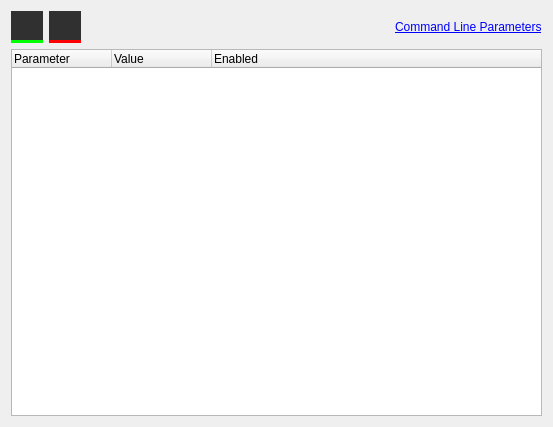
<?xml version="1.0" encoding="UTF-8"?>
<ui version="4.0">
 <class>AdditionalParametersDialog</class>
 <widget class="QDialog" name="AdditionalParametersDialog">
  <property name="geometry">
   <rect>
    <x>0</x>
    <y>0</y>
    <width>553</width>
    <height>427</height>
   </rect>
  </property>
  <property name="windowTitle">
   <string>Dialog</string>
  </property>
  <layout class="QVBoxLayout" name="verticalLayout">
   <item>
    <layout class="QHBoxLayout" name="horizontalLayout">
     <item>
      <widget class="QPushButton" name="btnAddParameter">
       <property name="minimumSize">
        <size>
         <width>32</width>
         <height>32</height>
        </size>
       </property>
       <property name="maximumSize">
        <size>
         <width>32</width>
         <height>32</height>
        </size>
       </property>
       <property name="styleSheet">
        <string notr="true">QPushButton {
	border: none;
	border-bottom: 3px solid #00ff00;
	background-color: #303030;
}

QPushButton::hover {
	background-color: #00c200;
}
QPushButton::pressed {
	background-color: #00b300;
}</string>
       </property>
       <property name="text">
        <string/>
       </property>
       <property name="icon">
        <iconset theme="QIcon::ThemeIcon::ListAdd"/>
       </property>
       <property name="iconSize">
        <size>
         <width>16</width>
         <height>16</height>
        </size>
       </property>
      </widget>
     </item>
     <item>
      <widget class="QPushButton" name="btnRemoveParameter">
       <property name="minimumSize">
        <size>
         <width>32</width>
         <height>32</height>
        </size>
       </property>
       <property name="maximumSize">
        <size>
         <width>32</width>
         <height>32</height>
        </size>
       </property>
       <property name="styleSheet">
        <string notr="true">QPushButton {
	border: none;
	border-bottom: 3px solid #ff0000;
	background-color: #303030;
}

QPushButton::hover {
	background-color: #c20000;
}
QPushButton::pressed {
	background-color: #b30000;
}</string>
       </property>
       <property name="text">
        <string/>
       </property>
       <property name="icon">
        <iconset theme="QIcon::ThemeIcon::ListRemove"/>
       </property>
       <property name="iconSize">
        <size>
         <width>16</width>
         <height>16</height>
        </size>
       </property>
      </widget>
     </item>
     <item>
      <spacer name="horizontalSpacer">
       <property name="orientation">
        <enum>Qt::Orientation::Horizontal</enum>
       </property>
       <property name="sizeHint" stdset="0">
        <size>
         <width>40</width>
         <height>20</height>
        </size>
       </property>
      </spacer>
     </item>
     <item>
      <widget class="QLabel" name="label">
       <property name="palette">
        <palette>
         <active>
          <colorrole role="WindowText">
           <brush brushstyle="SolidPattern">
            <color alpha="255">
             <red>255</red>
             <green>255</green>
             <blue>255</blue>
            </color>
           </brush>
          </colorrole>
          <colorrole role="Button">
           <brush brushstyle="SolidPattern">
            <color alpha="255">
             <red>207</red>
             <green>106</green>
             <blue>50</blue>
            </color>
           </brush>
          </colorrole>
          <colorrole role="Dark">
           <brush brushstyle="SolidPattern">
            <color alpha="255">
             <red>92</red>
             <green>92</green>
             <blue>92</blue>
            </color>
           </brush>
          </colorrole>
          <colorrole role="Mid">
           <brush brushstyle="SolidPattern">
            <color alpha="255">
             <red>127</red>
             <green>127</green>
             <blue>127</blue>
            </color>
           </brush>
          </colorrole>
          <colorrole role="Base">
           <brush brushstyle="SolidPattern">
            <color alpha="255">
             <red>30</red>
             <green>30</green>
             <blue>30</blue>
            </color>
           </brush>
          </colorrole>
          <colorrole role="Window">
           <brush brushstyle="SolidPattern">
            <color alpha="255">
             <red>18</red>
             <green>18</green>
             <blue>18</blue>
            </color>
           </brush>
          </colorrole>
          <colorrole role="Highlight">
           <brush brushstyle="SolidPattern">
            <color alpha="255">
             <red>207</red>
             <green>106</green>
             <blue>50</blue>
            </color>
           </brush>
          </colorrole>
          <colorrole role="Link">
           <brush brushstyle="SolidPattern">
            <color alpha="255">
             <red>207</red>
             <green>106</green>
             <blue>50</blue>
            </color>
           </brush>
          </colorrole>
          <colorrole role="LinkVisited">
           <brush brushstyle="SolidPattern">
            <color alpha="255">
             <red>255</red>
             <green>158</green>
             <blue>105</blue>
            </color>
           </brush>
          </colorrole>
          <colorrole role="AlternateBase">
           <brush brushstyle="SolidPattern">
            <color alpha="255">
             <red>45</red>
             <green>45</green>
             <blue>45</blue>
            </color>
           </brush>
          </colorrole>
          <colorrole role="ToolTipBase">
           <brush brushstyle="SolidPattern">
            <color alpha="255">
             <red>97</red>
             <green>97</green>
             <blue>97</blue>
            </color>
           </brush>
          </colorrole>
         </active>
         <inactive>
          <colorrole role="WindowText">
           <brush brushstyle="SolidPattern">
            <color alpha="255">
             <red>255</red>
             <green>255</green>
             <blue>255</blue>
            </color>
           </brush>
          </colorrole>
          <colorrole role="Button">
           <brush brushstyle="SolidPattern">
            <color alpha="255">
             <red>207</red>
             <green>106</green>
             <blue>50</blue>
            </color>
           </brush>
          </colorrole>
          <colorrole role="Dark">
           <brush brushstyle="SolidPattern">
            <color alpha="255">
             <red>92</red>
             <green>92</green>
             <blue>92</blue>
            </color>
           </brush>
          </colorrole>
          <colorrole role="Mid">
           <brush brushstyle="SolidPattern">
            <color alpha="255">
             <red>127</red>
             <green>127</green>
             <blue>127</blue>
            </color>
           </brush>
          </colorrole>
          <colorrole role="Base">
           <brush brushstyle="SolidPattern">
            <color alpha="255">
             <red>30</red>
             <green>30</green>
             <blue>30</blue>
            </color>
           </brush>
          </colorrole>
          <colorrole role="Window">
           <brush brushstyle="SolidPattern">
            <color alpha="255">
             <red>18</red>
             <green>18</green>
             <blue>18</blue>
            </color>
           </brush>
          </colorrole>
          <colorrole role="Highlight">
           <brush brushstyle="SolidPattern">
            <color alpha="255">
             <red>207</red>
             <green>106</green>
             <blue>50</blue>
            </color>
           </brush>
          </colorrole>
          <colorrole role="Link">
           <brush brushstyle="SolidPattern">
            <color alpha="255">
             <red>207</red>
             <green>106</green>
             <blue>50</blue>
            </color>
           </brush>
          </colorrole>
          <colorrole role="LinkVisited">
           <brush brushstyle="SolidPattern">
            <color alpha="255">
             <red>255</red>
             <green>158</green>
             <blue>105</blue>
            </color>
           </brush>
          </colorrole>
          <colorrole role="AlternateBase">
           <brush brushstyle="SolidPattern">
            <color alpha="255">
             <red>45</red>
             <green>45</green>
             <blue>45</blue>
            </color>
           </brush>
          </colorrole>
          <colorrole role="ToolTipBase">
           <brush brushstyle="SolidPattern">
            <color alpha="255">
             <red>97</red>
             <green>97</green>
             <blue>97</blue>
            </color>
           </brush>
          </colorrole>
         </inactive>
         <disabled>
          <colorrole role="WindowText">
           <brush brushstyle="SolidPattern">
            <color alpha="255">
             <red>92</red>
             <green>92</green>
             <blue>92</blue>
            </color>
           </brush>
          </colorrole>
          <colorrole role="Button">
           <brush brushstyle="SolidPattern">
            <color alpha="255">
             <red>207</red>
             <green>106</green>
             <blue>50</blue>
            </color>
           </brush>
          </colorrole>
          <colorrole role="Dark">
           <brush brushstyle="SolidPattern">
            <color alpha="255">
             <red>92</red>
             <green>92</green>
             <blue>92</blue>
            </color>
           </brush>
          </colorrole>
          <colorrole role="Mid">
           <brush brushstyle="SolidPattern">
            <color alpha="255">
             <red>127</red>
             <green>127</green>
             <blue>127</blue>
            </color>
           </brush>
          </colorrole>
          <colorrole role="Text">
           <brush brushstyle="SolidPattern">
            <color alpha="255">
             <red>92</red>
             <green>92</green>
             <blue>92</blue>
            </color>
           </brush>
          </colorrole>
          <colorrole role="ButtonText">
           <brush brushstyle="SolidPattern">
            <color alpha="255">
             <red>92</red>
             <green>92</green>
             <blue>92</blue>
            </color>
           </brush>
          </colorrole>
          <colorrole role="Base">
           <brush brushstyle="SolidPattern">
            <color alpha="255">
             <red>18</red>
             <green>18</green>
             <blue>18</blue>
            </color>
           </brush>
          </colorrole>
          <colorrole role="Window">
           <brush brushstyle="SolidPattern">
            <color alpha="255">
             <red>18</red>
             <green>18</green>
             <blue>18</blue>
            </color>
           </brush>
          </colorrole>
          <colorrole role="Link">
           <brush brushstyle="SolidPattern">
            <color alpha="255">
             <red>207</red>
             <green>106</green>
             <blue>50</blue>
            </color>
           </brush>
          </colorrole>
          <colorrole role="LinkVisited">
           <brush brushstyle="SolidPattern">
            <color alpha="255">
             <red>255</red>
             <green>158</green>
             <blue>105</blue>
            </color>
           </brush>
          </colorrole>
          <colorrole role="AlternateBase">
           <brush brushstyle="SolidPattern">
            <color alpha="255">
             <red>45</red>
             <green>45</green>
             <blue>45</blue>
            </color>
           </brush>
          </colorrole>
          <colorrole role="ToolTipBase">
           <brush brushstyle="SolidPattern">
            <color alpha="255">
             <red>97</red>
             <green>97</green>
             <blue>97</blue>
            </color>
           </brush>
          </colorrole>
         </disabled>
        </palette>
       </property>
       <property name="styleSheet">
        <string notr="true"/>
       </property>
       <property name="text">
        <string>&lt;a href=&quot;https://developer.valvesoftware.com/wiki/Command_line_options#Source_Dedicated_Server&quot;&gt;Command Line Parameters&lt;/a&gt;</string>
       </property>
       <property name="textFormat">
        <enum>Qt::TextFormat::RichText</enum>
       </property>
       <property name="openExternalLinks">
        <bool>true</bool>
       </property>
       <property name="textInteractionFlags">
        <set>Qt::TextInteractionFlag::TextBrowserInteraction</set>
       </property>
      </widget>
     </item>
    </layout>
   </item>
   <item>
    <widget class="QTreeWidget" name="treeParameters">
     <property name="showDropIndicator" stdset="0">
      <bool>false</bool>
     </property>
     <property name="indentation">
      <number>0</number>
     </property>
     <property name="rootIsDecorated">
      <bool>false</bool>
     </property>
     <property name="itemsExpandable">
      <bool>false</bool>
     </property>
     <property name="expandsOnDoubleClick">
      <bool>false</bool>
     </property>
     <column>
      <property name="text">
       <string>Parameter</string>
      </property>
     </column>
     <column>
      <property name="text">
       <string>Value</string>
      </property>
     </column>
     <column>
      <property name="text">
       <string>Enabled</string>
      </property>
     </column>
    </widget>
   </item>
  </layout>
 </widget>
 <resources/>
 <connections/>
</ui>
